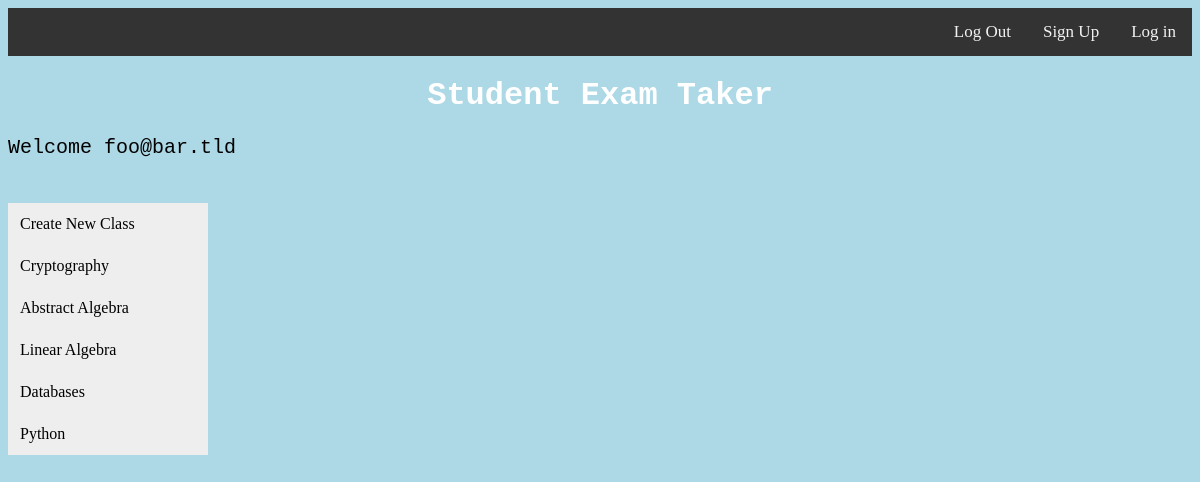
The app's page /profile (signed in) with its own data.
### exam_backend/models.py (models this page shows)
class User(UserMixin, db.Model):
    id = db.Column(db.Integer, primary_key=True)  # primary keys are required by SQLAlchemy
    username = db.Column(db.String(100), unique=True)
    email = db.Column(db.String(100), unique=True)
    password = db.Column(db.String(100))
    school = db.Column(db.Text)
    courses = db.relationship("Course", backref="course_teacher", lazy = True)
    type_account = db.Column(db.Text)

class Course(db.Model):
    id = db.Column(db.Integer, primary_key=True)  # primary keys are required by SQLAlchemy
    name = db.Column(db.String, unique = True)
    teacher = db.Column(db.Integer, db.ForeignKey('user.id'), nullable=False)
    school = db.Column(db.String)
    exams = db.relationship("Exam", backref="course_exams", lazy = True)

### exam_backend/main.py (the view)
@main.route('/profile')
@login_required
def profile():
    email = current_user.email
    courses = current_user.courses
    return render_template('user-dashboard.html', email=email, courses=courses) #courses=current_user.courses)

### exam_backend/__init__.py (called while the page is built)
def create_app():
    app.config['SECRET_KEY'] = os.urandom(256)
    app.config['SQLALCHEMY_DATABASE_URI'] = 'sqlite:///db.sqlite'
    app.config["SQLALCHEMY_TRACK_MODIFICATIONS"] = False
    app.config['TEMPLATES_AUTO_RELOAD'] = True
    lm = LoginManager()
    lm.login_view = 'auth.login'
    lm.init_app(app)
    @lm.user_loader
    def load_user(user_id):
        return User.query.get(int(user_id))
    from .auth import auth as auth_blueprint
    app.register_blueprint(auth_blueprint, name="auth")
    from .main import main as main_blueprint
    app.register_blueprint(main_blueprint, name="main")
    from .dashboard import dashboard
    app.register_blueprint(dashboard, name="dashboard")
    return app

### exam_backend/templates/user-dashboard.html (shortened to what this page needs)
<!DOCTYPE html>
<html lang="en">
<head>
    <link rel="stylesheet" href="{{ url_for('static', filename='css/styles.css') }}">
</head>
 <div class="topnav">
  <a href="{{ url_for('auth.login') }}">Log in</a>
 <a href="{{ url_for('auth.signup') }}">Sign Up</a>
 <a href="{{ url_for('auth.logout') }}">Log Out</a>
</div>
<body>
<h1>Student Exam Taker</h1>
<p>Welcome {{ email }}</p>
<div class="vertical-menu">
  <a href="#" class="active"><a href="{{ url_for('main.add_new_course') }}">Create New Class</a></a>
  {%for course in courses%}
    <a href="{{ url_for('main.view_course', course_id = course.id) }}"> {{course.name}} </a>
{%endfor%}
</div>
</body>
</html>

### exam_backend/static/css/styles.css (style rules this page uses)
body { background-color: lightblue; }
h1 { color: white; text-align: center; font-family: Courier, serif; }
p { font-family: Courier, serif; font-size: 20px; }
.topnav { background-color: #333; overflow: hidden; }
.topnav a { float: right; color: #f2f2f2; text-align: center; padding: 14px 16px; text-decoration: none; font-size: 17px; }
.vertical-menu { width: 200px; }
.vertical-menu a { background-color: #eee; color: black; display: block; padding: 12px; text-decoration: none; }
.vertical-menu a.active { background-color: lightblue; color: white; }

### records on screen
User: email "foo@bar.tld"
Course: name "Cryptography"
Course: name "Abstract Algebra"
Course: name "Linear Algebra"
Course: name "Databases"
Course: name "Python"
